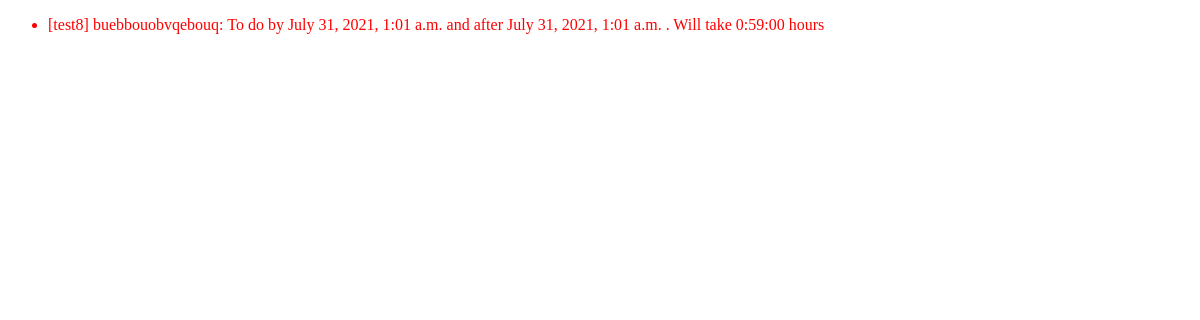
/calendarauto/Todo, run on an earlier commit of the app's database.
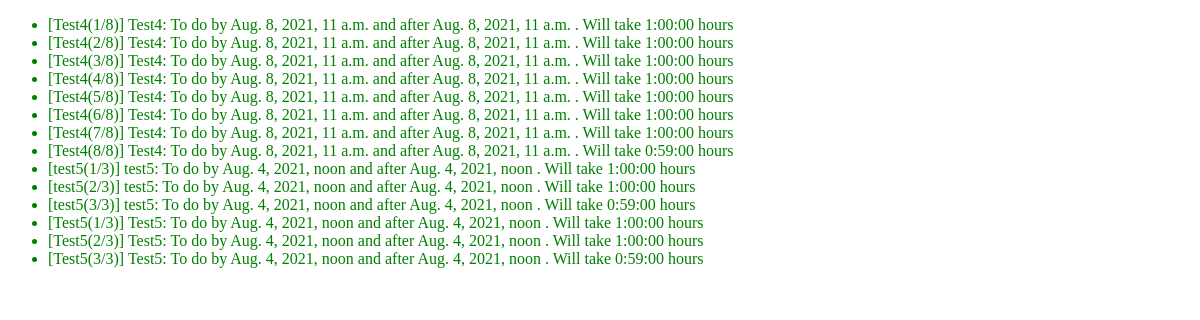
And on a later commit of the database.
### calendarauto/models.py (models this page shows, shortened)
class GenericTask(models.Model):
    task_name = models.CharField(max_length=100, default = "None")
    task_description = models.CharField(max_length=300,default='None')
    deadline = models.DateTimeField('Deadline', null=True)
    do_after = models.DateTimeField('Do After', default=timezone.now, null=True) # Do the task by
    est_time_to_complete = models.DurationField(default=timedelta(hours=1)) # Est time to complete
    completed = models.BooleanField(default=False) # Whether the task is completed or not
    location = models.CharField(max_length = 300) # The location of the task
    scheduled = models.BooleanField(default=False) # Whether the task is scheduled or not
    time_created = models.DateTimeField("Time Created", default=timezone.now)
    class Meta:
        get_latest_by = 'time_created'

### calendarauto/views.py (the view)
# urls.py: path('Todo', views.TodoView.as_view(), name='todo'),
class TodoView(generic.ListView):
    template_name = 'calendarauto/todolist.html'
    context_object_name = 'task_list'
    def get_queryset(self):
        return GenericTask.objects.order_by('-deadline')

### calendarauto/templates/calendarauto/todolist.html (shortened to what this page needs)
<!DOCTYPE html>
<html onClick="changeURL(event)">
    <head>
    </head>
    <body>
    {% if task_list %}
        <ul>
        {% for task in task_list %}
            {% if task.scheduled %}
                <li style="color:green">[{{ task.task_name }}] {{ task.task_description }}: To do by {{ task.deadline }} and after {{ task.deadline }} . Will take {{ task.est_time_to_complete }} hours</li>
            {% else %}
                <li style="color:red">[{{ task.task_name }}] {{ task.task_description }}: To do by {{ task.deadline }} and after {{ task.deadline }} . Will take {{ task.est_time_to_complete }} hours</li>
            {% endif %}
        {% endfor %}
        </ul>
    {% else %}
        <p>No tasks.</p>
    {% endif %}
    </body>
</html>

What changed in the data, as far as the page shows it:
removed GenericTask: task_name "test8", task_description "buebbouobvqebouq", deadline "July 31, 2021, 1:01 a.m.", est_time_to_complete "0:59:00"
added GenericTask: task_name "Test4(1/8)", task_description "Test4", deadline "Aug. 8, 2021, 11 a.m.", est_time_to_complete "1:00:00"
added GenericTask: task_name "Test4(2/8)", task_description "Test4", deadline "Aug. 8, 2021, 11 a.m.", est_time_to_complete "1:00:00"
added GenericTask: task_name "Test4(3/8)", task_description "Test4", deadline "Aug. 8, 2021, 11 a.m.", est_time_to_complete "1:00:00"
added GenericTask: task_name "Test4(4/8)", task_description "Test4", deadline "Aug. 8, 2021, 11 a.m.", est_time_to_complete "1:00:00"
added GenericTask: task_name "Test4(5/8)", task_description "Test4", deadline "Aug. 8, 2021, 11 a.m.", est_time_to_complete "1:00:00"
added GenericTask: task_name "Test4(6/8)", task_description "Test4", deadline "Aug. 8, 2021, 11 a.m.", est_time_to_complete "1:00:00"
added GenericTask: task_name "Test4(7/8)", task_description "Test4", deadline "Aug. 8, 2021, 11 a.m.", est_time_to_complete "1:00:00"
added GenericTask: task_name "Test4(8/8)", task_description "Test4", deadline "Aug. 8, 2021, 11 a.m.", est_time_to_complete "0:59:00"
added GenericTask: task_name "test5(1/3)", task_description "test5", deadline "Aug. 4, 2021, noon", est_time_to_complete "1:00:00"
added GenericTask: task_name "test5(2/3)", task_description "test5", deadline "Aug. 4, 2021, noon", est_time_to_complete "1:00:00"
added GenericTask: task_name "test5(3/3)", task_description "test5", deadline "Aug. 4, 2021, noon", est_time_to_complete "0:59:00"
added GenericTask: task_name "Test5(1/3)", task_description "Test5", deadline "Aug. 4, 2021, noon", est_time_to_complete "1:00:00"
added GenericTask: task_name "Test5(2/3)", task_description "Test5", deadline "Aug. 4, 2021, noon", est_time_to_complete "1:00:00"
added GenericTask: task_name "Test5(3/3)", task_description "Test5", deadline "Aug. 4, 2021, noon", est_time_to_complete "0:59:00"
